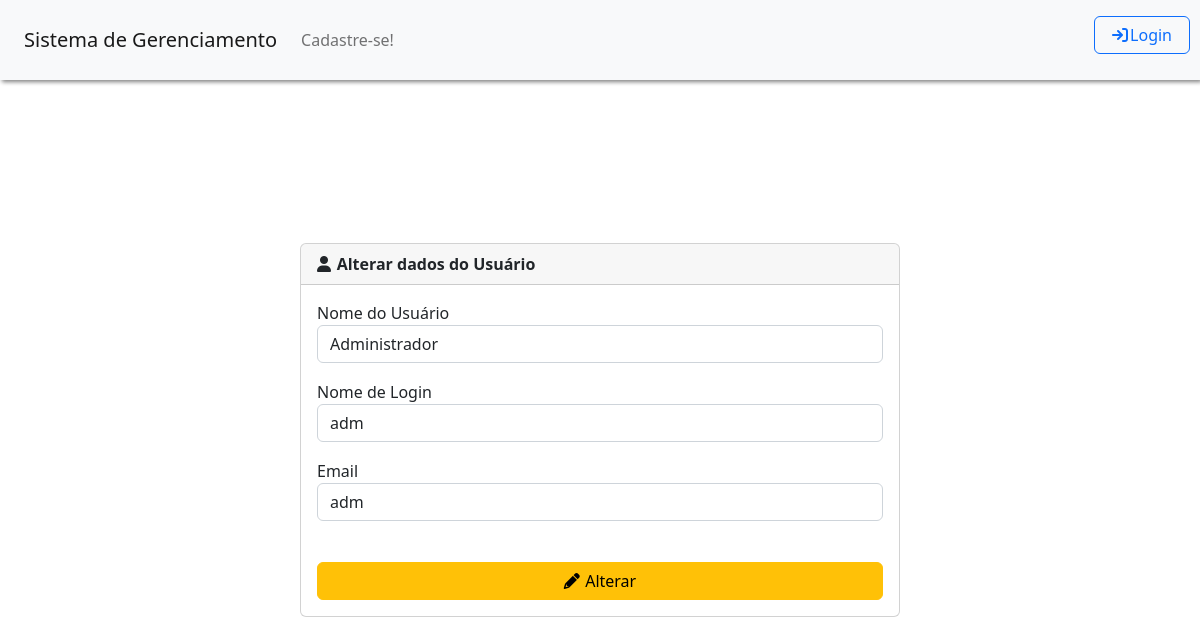
Screenshot of /Tela_Alterar_Usuario.php?idusuario=1 with the database file from the repository.
### tables this page shows
CREATE TABLE IF NOT EXISTS usuarios (
  idusuario INT NOT NULL AUTO_INCREMENT,
  nome_usuario VARCHAR(45) NOT NULL,
  nome_login VARCHAR(45) NOT NULL,
  email VARCHAR(45) NOT NULL,
  senha VARCHAR(100) NOT NULL,
  nivel_acesso INT NOT NULL,
  ativo INT NOT NULL,
  PRIMARY KEY (idusuario));

### controllers/controller_usuario.php (called while the page is built, shortened)
<?php
function buscarUsuarioPorID($idusuario) {
    $conexao = conectarBanco();
    $idusuario = mysqli_real_escape_string($conexao, $idusuario);
    $query = "SELECT * FROM usuarios WHERE idusuario = '$idusuario'";
    $resultado = mysqli_query($conexao, $query);
    if ($resultado && mysqli_num_rows($resultado) > 0) {
        $usuario = mysqli_fetch_assoc($resultado);
        return $usuario;
    } else {
        return false;
    }
}
?>

### Tela_Alterar_Usuario.php (the view, shortened to what this page needs)
<!DOCTYPE html>
<?php
require '../portalEMA/functions/geral.php';
require '../portalEMA/controllers/controller_usuario.php';
?>
<html>
    <head>
        <link rel="stylesheet" type="text/css" href="./css/style.css">
        <link rel="stylesheet" href="https://cdnjs.cloudflare.com/ajax/libs/font-awesome/6.0.0-beta3/css/all.min.css">
        <link rel="stylesheet" type="text/css" href="https://cdn.jsdelivr.net/npm/bootstrap@5.2.3/dist/css/bootstrap.min.css">
        <link rel="stylesheet" href="https://unpkg.com/leaflet@1.7.1/dist/leaflet.css" />
    </head>
    <body>
        <?php
        $userId = $_GET['idusuario'];
        $usuario = buscarUsuarioPorId($userId);
        echo '<div class="card col-6">';
        echo '<div class="card-header">';
        echo '<i style="padding-right: 1%;" class="fas fa-user"></i><b>Alterar dados do Usuário</b>';
        echo '</div>';
        echo '<div class="card-body">';
        echo '<form method="POST" action="../portalEMA/controllers/controller_usuario.php?idusuario='.$usuario['idusuario'].'">';
        echo '<div class="form-row">';
        echo '<div class="form-group">';
        echo '<label>Nome do Usuário</label>';
        echo '<input value="' . $usuario['nome_usuario'] . '" name="nome_usuario" type="text" class="form-control" placeholder="Nome do Usuário">';
        echo '<label>Nome de Login</label>';
        echo '<input value="' . $usuario['nome_login'] . '" name="nome_login" type="text" class="form-control" placeholder="Nome de Login">';
        echo '<label>Email</label>';
        echo '<input value="' . $usuario['email'] . '" name="email" type="text" class="form-control" placeholder="Email">';
        echo '</div>';
        echo '<br>';
        echo '<button name="btn-alterar-usuario" style="width: 100%" class="btn btn-warning btn-block" type="submit"><i style="padding-right: 1%;" class="fas fa-pencil"></i>Alterar</button>';
        echo '</div>';
        echo '</form>';
        echo '</div>';
        echo '</div>';
        ?>
    </body>
</html>

### css/style.css (style rules this page uses)
html, body { height: 100%; }
body { display: -ms-flexbox; display: -webkit-box; display: flex; -ms-flex-align: center; -ms-flex-pack: center; -webkit-box-align: center; align-items: center; -webkit-box-pack: center; justify-content: center; padding-top: 40px; padding-bottom: 40px; background-color: #f5f5f5; }

### Tela_Alterar_Usuario.php (style rules this page uses)
.card { margin-top: 5%; }
.form-control { margin-bottom: 3%; }

### rows the page displays
usuarios: nome_usuario "Administrador", nome_login "adm", email "adm"
